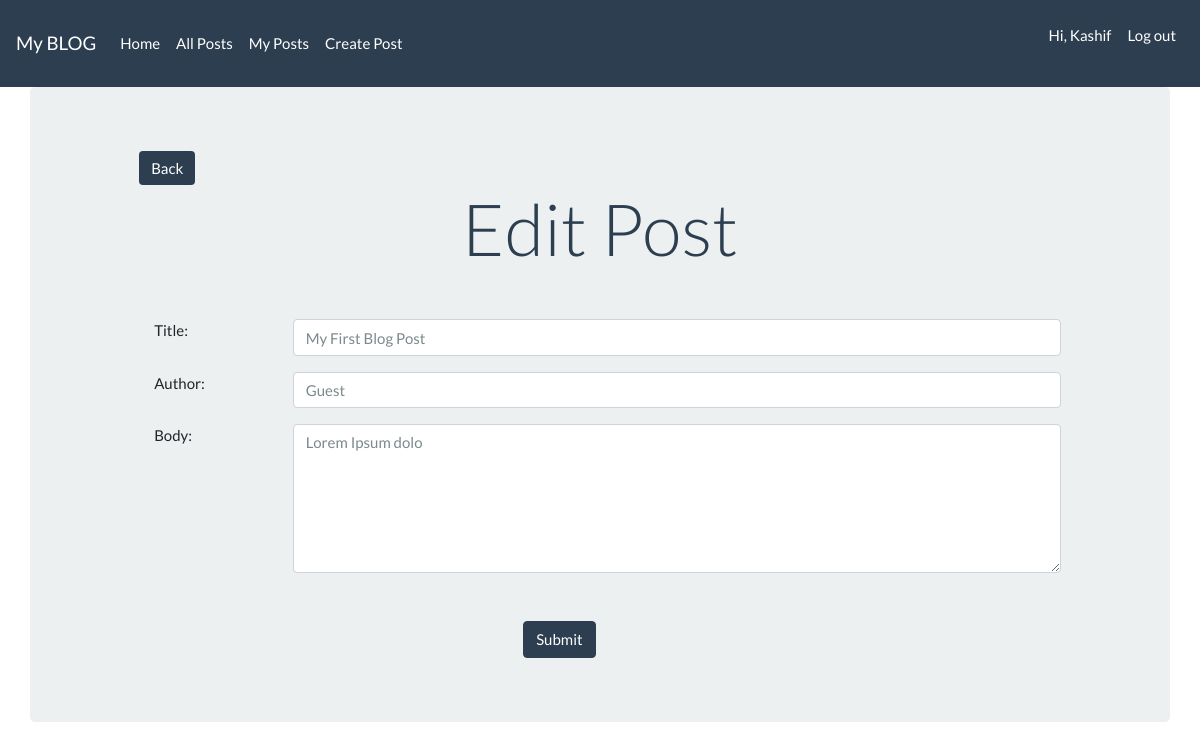
Page /editPost.php?id=6 (signed in) on the committed database.
### tables this page shows
CREATE TABLE `posts` (
  `id` int(11) NOT NULL,
  `userId` int(11) NOT NULL,
  `title` varchar(255) NOT NULL,
  `body` text NOT NULL,
  `author` varchar(255) NOT NULL,
  `created_at` timestamp NOT NULL DEFAULT CURRENT_TIMESTAMP
);

### editPost.php (called while the page is built, shortened)
<?php
    include('inc/postClass.php');
    include('inc/functions.php');
    $id = validateFormData( $_GET['id']);
    $post1 = new Post;
    $post = $post1->read( $id );
    include('inc/header.php');
    include('views/editPost.phtml');
    include('inc/footer.php');
?>

### inc/functions.php (called while the page is built)
<?php
    function validateFormData( $formData ){
        $formData = trim( stripslashes( htmlspecialchars( $formData ) ) );
        return $formData;
    }
?>

### inc/db.php (called while the page is built, shortened)
<?php
    class Db {
        protected function connect() {
            $this->servername = "localhost";
            $this->username = "root";
            $this->password = "adnim";
            $this->dbname = "phpblog";
            $conn = new mysqli($this->servername, $this->username, $this->password, $this->dbname);
            if($conn->connect_errno){
                echo 'Failed to connect to MySQL '. $conn->connect_errno;
            } else {
                return $conn;
            }
        }
    }

### inc/postClass.php (called while the page is built, shortened)
<?php
    include('db.php');
    class Post extends Db{
        public function read( $id ) {
            $query = 'SELECT * FROM posts WHERE id = '.$id;
            $result = $this->connect()->query($query);
            $numRows = $result->num_rows;
            if( $numRows > 0 ) {
                while( $rows = $result->fetch_assoc() ) {
                    $posts = $rows;
                }
                return $posts;
            } else {
                return false;
            }
        }
    }

### views/editPost.phtml (the view, shortened to what this page needs)
<div class="container jumbotron">
    <?php if( isset($_SERVER['HTTP_REFERER'] ) ) { ?>
        <div class="row">
            <div class="col-sm-1"></div>
            <a href="<?php echo $_SERVER['HTTP_REFERER']?>" class="btn btn-primary" style="border: 0px;">Back</a>
        </div>
    <?php } ?>
    <h1 class="display-3 text-center" style="color: #2C3E50">Edit Post</h1>
    <form method="POST" action="<?php echo $_SERVER['PHP_SELF'].'?id='.$id; ?>">
        <div class="row mt-5">
            <div class="col-sm-1"></div>
            <div class="col-sm-10">
                <div class="form-group row">
                    <label class="col-sm-2" for="">Title:</label>
                    <input type="text" name="title" class="col-sm-10 form-control" value="<?php echo $post['title']; ?>">
                </div>
                <div class="form-group row">
                    <label class="col-sm-2" for="">Author:</label>
                    <input type="text" name="author" class="col-sm-10 form-control" value="<?php echo $post['author']; ?>">
                </div>
                <div class="form-group row">
                    <label class="col-sm-2" for="">Body:</label>
                    <textarea rows="6" type="text" name="body" class="col-sm-10 form-control"><?php echo $post['body']; ?></textarea>
                </div>
                <div class="row mt-5">
                    <div class="col-sm-5"></div>
                    <input type="submit" name="submit" class="btn btn-primary sm-col-2" value="Submit">
                    <div class="col-sm-5"></div>
                </div>
            </div>
            <div class="col-sm-1"></div>
        </div>
    </form>
</div>

### rows in the picture
posts: title "My First Blog Post", author "Guest", body "Lorem Ipsum dolo"

### other values in the picture
$_SESSION['loggedInUser'] "Kashif"
